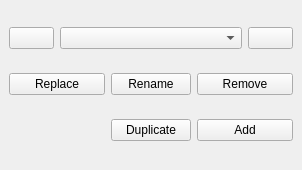
<?xml version="1.0" encoding="UTF-8"?>
<ui version="4.0">
 <class>SelectorDockWidgetBase</class>
 <widget class="QDockWidget" name="SelectorDockWidgetBase">
  <property name="geometry">
   <rect>
    <x>0</x>
    <y>0</y>
    <width>302</width>
    <height>170</height>
   </rect>
  </property>
  <property name="features">
   <set>QDockWidget::AllDockWidgetFeatures</set>
  </property>
  <property name="windowTitle">
   <string>ThemeSelector</string>
  </property>
  <widget class="QWidget" name="dockWidgetContents">
   <layout class="QGridLayout" name="gridLayout">
    <item row="0" column="0">
     <widget class="QPushButton" name="pushButton_up">
      <property name="toolTip">
       <string>Ctrl-Up Shortcut</string>
      </property>
      <property name="whatsThis">
       <string>Change Theme with button</string>
      </property>
      <property name="text">
       <string/>
      </property>
      <property name="shortcut">
       <string>Ctrl+Up</string>
      </property>
     </widget>
    </item>
    <item row="0" column="1" colspan="3">
     <widget class="QComboBox" name="PresetComboBox">
      <property name="toolTip">
       <string>Themebox</string>
      </property>
     </widget>
    </item>
    <item row="0" column="4">
     <widget class="QPushButton" name="pushButton_down">
      <property name="toolTip">
       <string>Ctrl-Down Shortcut</string>
      </property>
      <property name="whatsThis">
       <string>Change Theme with button</string>
      </property>
      <property name="text">
       <string/>
      </property>
      <property name="shortcut">
       <string>Ctrl+Down</string>
      </property>
     </widget>
    </item>
    <item row="1" column="0" colspan="2">
     <widget class="QPushButton" name="pushButton_replace">
      <property name="toolTip">
       <string>Replace theme in dropdown box with what is actually on map</string>
      </property>
      <property name="text">
       <string>Replace</string>
      </property>
     </widget>
    </item>
    <item row="1" column="2">
     <widget class="QPushButton" name="pushButton_rename">
      <property name="toolTip">
       <string>Rename theme</string>
      </property>
      <property name="text">
       <string>Rename</string>
      </property>
     </widget>
    </item>
    <item row="1" column="3" colspan="2">
     <widget class="QPushButton" name="pushButton_remove">
      <property name="toolTip">
       <string>Remove theme</string>
      </property>
      <property name="text">
       <string>Remove</string>
      </property>
      <property name="checkable">
       <bool>false</bool>
      </property>
      <property name="checked">
       <bool>false</bool>
      </property>
     </widget>
    </item>
    <item row="2" column="2">
     <widget class="QPushButton" name="pushButton_duplicate">
      <property name="toolTip">
       <string>Duplicate theme</string>
      </property>
      <property name="text">
       <string>Duplicate</string>
      </property>
     </widget>
    </item>
    <item row="2" column="3" colspan="2">
     <widget class="QPushButton" name="pushButton_add">
      <property name="toolTip">
       <string>Add shown map layers as new theme</string>
      </property>
      <property name="text">
       <string>Add</string>
      </property>
     </widget>
    </item>
   </layout>
  </widget>
 </widget>
 <tabstops>
  <tabstop>PresetComboBox</tabstop>
 </tabstops>
 <resources/>
 <connections/>
</ui>
